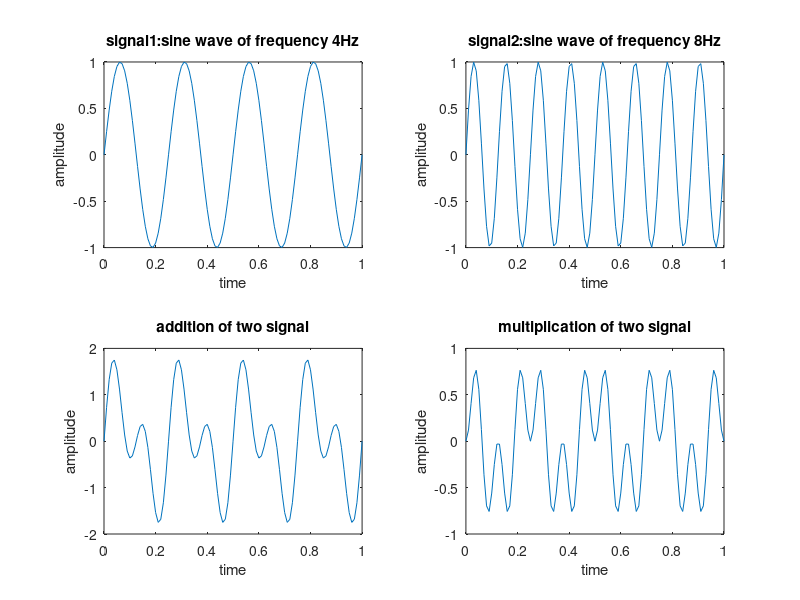
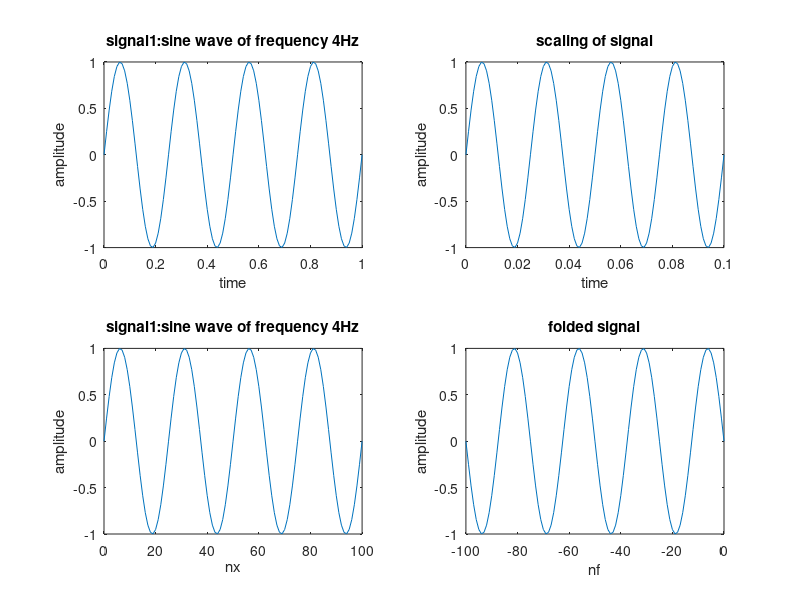
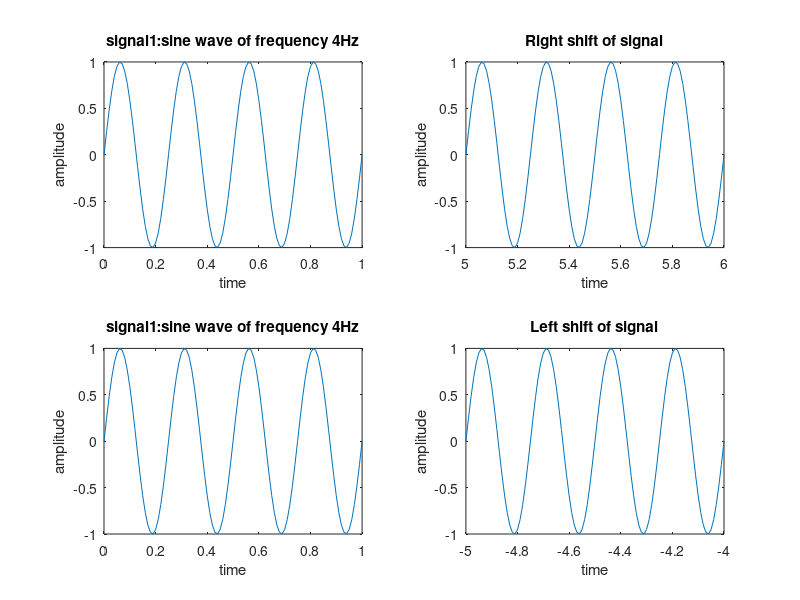
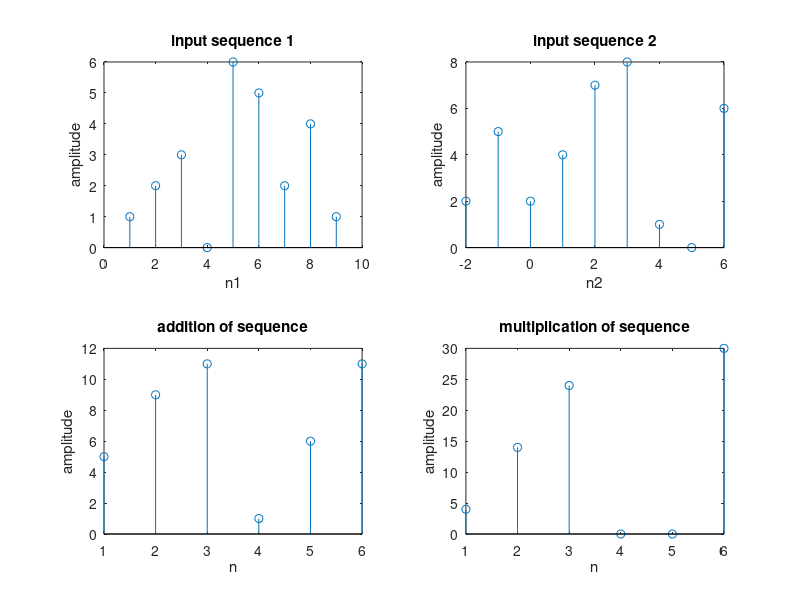

The MATLAB script that drew these images, in order:
clc;
close all;
clear all;

%generate two input signals
t=0:.01:1;
x1=sin(2*pi*4*t);
x2=sin(2*pi*8*t);
subplot(2,2,1);
plot(t,x1);
xlabel('time');
ylabel('amplitude');
title('signal1:sine wave of frequency 4Hz');
subplot(2,2,2);
plot(t,x2);
xlabel('time');
ylabel('amplitude');
title('signal2:sine wave of frequency 8Hz');

%addition of two signals
y1=x1+x2;
subplot(2,2,3);
plot(t,y1);
xlabel('time');
ylabel('amplitude');
title('addition of two signal');

%multiplication of two signals
y2=x1.*x2;
subplot(2,2,4);
plot(t,y2);
xlabel('time');
ylabel('amplitude');
title('multiplication of two signal');

%scaling of a signal
a=10;
figure(2);
subplot(2,2,1);
plot(t,x1);
xlabel('time');
ylabel('amplitude');
title('signal1:sine wave of frequency 4Hz');
subplot(2,2,2);
plot(t/a,x1);
xlabel('time');
ylabel('amplitude');
title('scaling of signal');

%folding of signal
l1=length(x1);
nx=0:l1-1;
subplot(2,2,3);
plot(nx,x1);
xlabel('nx');
ylabel('amplitude');
title('signal1:sine wave of frequency 4Hz');
y4=fliplr(x1);
nf=-fliplr(nx);
subplot(2,2,4);
plot(nf,y4);
xlabel('nf');
ylabel('amplitude');
title('folded signal');

%shifting of signal
a=5;
figure(3);
subplot(2,2,1);
plot(t,x1);
xlabel('time');
ylabel('amplitude');
title('signal1:sine wave of frequency 4Hz');
subplot(2,2,2);
plot(t+a,x1);
xlabel('time');
ylabel('amplitude');
title('Right shift of signal');
subplot(2,2,3);
plot(t,x1);
xlabel('time');
ylabel('amplitude');
title('signal1:sine wave of frequency 4Hz');
subplot(2,2,4);
plot(t-a,x1);
xlabel('time');
ylabel('amplitude');
title('Left shift of signal');

%Computation of energy
y=(1/2)*(1-cos(4*pi*4*t));
res=sum(y);
disp("The energy of the signal 1 is: "),disp(res);

%Computation of average power
respower=res/Inf;
disp("The average power of the signal 1 is:"),disp(respower);
 
%operation on sequences
n1=1:1:9;
s1=[1 2 3 0 6 5 2 4 1];
figure(4);
subplot(2,2,1);
stem(n1,s1);
xlabel('n1');
ylabel('amplitude');
title('input sequence 1');
n2=-2:1:6;
s2=[2 5 2 4 7 8 1 0 6];
subplot(2,2,2);
stem(n2,s2);
xlabel('n2');
ylabel('amplitude');
title('input sequence 2');

%addition of two sequences
if n1>n2
   t2=s2(1+n1-n2:end);
   s3=s1(1:length(t2))+t2;
   subplot(2,2,3);
   stem(n1(1:length(n1)-n1+n2),s3);
   xlabel('n');
   ylabel('amplitude');
   title('addition of sequence');
elseif n1<n2
   t1=s1(1+n2-n1:end);
   s3=s2(1:length(t1))+t1;
   subplot(2,2,3);
   stem(n2(1:length(n2)-n2+n1),s3);
   xlabel('n');
   ylabel('amplitude');
   title('addition of sequence');
else
   s3=s1+s2;
   subplot(2,2,3);
   stem(n1,s3);
   xlabel('n');
   ylabel('amplitude');
   title('addition of sequence');
endif

%multiplication of two sequences
if n1>n2
   t2=s2(1+n1-n2:end);
   s3=s1(1:length(t2)).*t2;
   subplot(2,2,4);
   stem(n1(1:length(n1)-n1+n2),s3);
   xlabel('n');
   ylabel('amplitude');
   title('multiplication of sequence');
elseif n1<n2
   t1=s1(1+n2-n1:end);
   s3=t1.*s2(1:length(t1));
   subplot(2,2,4);
   stem(n2(1:length(n2)-n2+n1),s3);
   xlabel('n');
   ylabel('amplitude');
   title('multiplication of sequence');
else
   s3=s1.*s2;
   subplot(2,2,4);
   stem(n1,s3);
   xlabel('n');
   ylabel('amplitude');
   title('multiplication of sequence');
endif

%scaling of a sequennce
a=5;
figure(5);
subplot(2,2,1);
stem(n1,s1);
xlabel('n1');
ylabel('amplitude');
title('input sequence 1');
subplot(2,2,2);
stem(n1/a,s1);
xlabel('n1');
ylabel('amplitude');
title('scaling of sequence');

%folding of sequence
l1=length(s1);
nx=0:l1-1;
subplot(2,2,3);
stem(nx,s1);
xlabel('nx');
ylabel('amplitude');
title('Input sequence 1');
y4=fliplr(s1);
nf=-fliplr(nx);
subplot(2,2,4);
stem(nf,y4);
xlabel('nf');
ylabel('amplitude');
title('folded sequence');

%shifting of sequence
a=5;
figure(6);
subplot(2,2,1);
stem(n1,s1);
xlabel('time');
ylabel('amplitude');
title('Input sequence');
subplot(2,2,2);
stem(n1+a,s1);
xlabel('time');
ylabel('amplitude');
title('Right shift of sequence');
subplot(2,2,3);
stem(n1,s1);
xlabel('time');
ylabel('amplitude');
title('Input sequence');
subplot(2,2,4);
stem(n1-a,s1);
xlabel('time');
ylabel('amplitude');
title('Left shift of sequence');
   
%Computation of energy of sequence
y=power(s1,2);
res=sum(y);
disp("The energy of input sequence 1 is: "),disp(res);

%Computation of average power of sequence
respower=res/Inf;
disp("The average power of input sequence 1 is:"),disp(respower);




